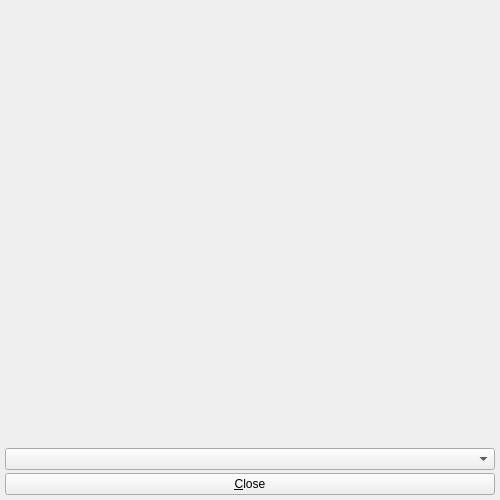
<ui version="4.0" >
 <author>Ph. Faist</author>
 <class>KLFLatexSymbolsUI</class>
 <widget class="QWidget" name="KLFLatexSymbolsUI" >
  <property name="geometry" >
   <rect>
    <x>0</x>
    <y>0</y>
    <width>500</width>
    <height>500</height>
   </rect>
  </property>
  <property name="windowTitle" >
   <string>KLatexFormula - LaTeX symbols</string>
  </property>
  <property name="windowIcon" >
   <iconset resource="klfres.qrc" >
    <normaloff>:/pics/hi16-app-klatexformula.png</normaloff>:/pics/hi16-app-klatexformula.png</iconset>
  </property>
  <layout class="QVBoxLayout" >
   <property name="spacing" >
    <number>3</number>
   </property>
   <property name="margin" >
    <number>5</number>
   </property>
   <item>
    <widget class="QFrame" name="frmMain" >
     <property name="frameShape" >
      <enum>QFrame::NoFrame</enum>
     </property>
     <property name="frameShadow" >
      <enum>QFrame::Plain</enum>
     </property>
     <property name="lineWidth" >
      <number>0</number>
     </property>
     <layout class="QVBoxLayout" >
      <property name="spacing" >
       <number>3</number>
      </property>
      <property name="margin" >
       <number>0</number>
      </property>
      <item>
       <widget class="QFrame" name="frmStackContainer" >
        <property name="sizePolicy" >
         <sizepolicy vsizetype="Expanding" hsizetype="Preferred" >
          <horstretch>0</horstretch>
          <verstretch>0</verstretch>
         </sizepolicy>
        </property>
        <property name="frameShape" >
         <enum>QFrame::NoFrame</enum>
        </property>
        <property name="frameShadow" >
         <enum>QFrame::Plain</enum>
        </property>
        <property name="lineWidth" >
         <number>0</number>
        </property>
       </widget>
      </item>
      <item>
       <widget class="QComboBox" name="cbxCategory" >
        <property name="toolTip" >
         <string>Choose symbol category</string>
        </property>
       </widget>
      </item>
     </layout>
    </widget>
   </item>
   <item>
    <widget class="QPushButton" name="btnClose" >
     <property name="toolTip" >
      <string>Close this dialog</string>
     </property>
     <property name="text" >
      <string>&amp;Close</string>
     </property>
     <property name="icon" >
      <iconset resource="klfres.qrc" >
       <normaloff>:/pics/closehide.png</normaloff>:/pics/closehide.png</iconset>
     </property>
     <property name="shortcut" >
      <string>Alt+C</string>
     </property>
    </widget>
   </item>
  </layout>
 </widget>
 <layoutdefault spacing="2" margin="0" />
 <resources>
  <include location="klfres.qrc" />
 </resources>
 <connections/>
</ui>
